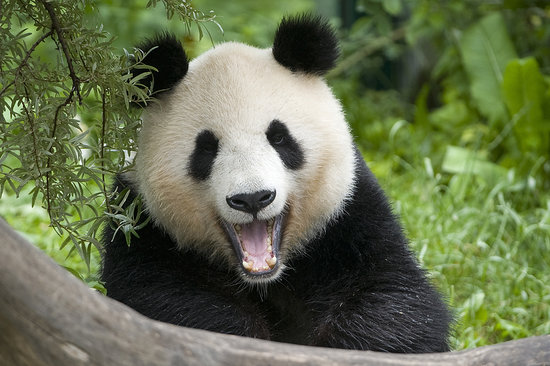
%> input picture tsv/TSV_P7_Ivan_Dominguez/P7imas&code/tiergarten-schonbrunn.jpg, 550 x 366 px
$ octave P7_particion_gris.m   (GNU Octave 9; MATLAB toolbox functions it lacks are replaced by stand-ins)
%> lines starting %> are read from the running program, lines starting %| are printed output that depends on the picture
### tsv/TSV_P7_Ivan_Dominguez/P7imas&code/calcularEnergia.m
function E = calcularEnergia(img)
img=double(img);
E = sum(img(:).^2);
end

### tsv/TSV_P7_Ivan_Dominguez/P7imas&code/drawBlockGrid.m
function drawBlockGrid(blocks, color, lineWidth)
% drawBlockGrid  Dibuja los bordes de bloques rectangulares generados por split & merge.
%
% blocks: celda donde cada elemento es [fila, col, alto, ancho]
% color:  color de la línea, ej. 'r' o [1 0 0]
% lineWidth: grosor de línea

if nargin < 2
    color = 'r';
end
if nargin < 3
    lineWidth = 1.5;
end

hold on;
for k = 1:length(blocks)
    b = blocks{k};
    r = b(1);
    c = b(2);
    h = b(3);
    w = b(4);

    rectangle('Position', [c, r, w, h], ...
              'EdgeColor', color, ...
              'LineWidth', lineWidth);
end
hold off;

end

### tsv/TSV_P7_Ivan_Dominguez/P7_particion_gris.m
%% P7 - Ej Segmentación por Partición

%% limpiar
clear all;
close all;
clc;

%% inicializar
addpath(genpath('./P7imas&code/'));

ejercicio1="Práctica 7 - Ejercicio Particiones";

gray = true; % false;

%% --- Cargar imagen ---
[img, map] = imread('tiergarten-schonbrunn.jpg'); % la imagen es rgb => map = []
%> img is the input picture: size 366x550x3 uint8; mean R, G, B 101.4, 111.2, 78.5
%> map = []
if (gray)
    % pasarla a gris [0..1]
    img = im2double(rgb2gray(img));
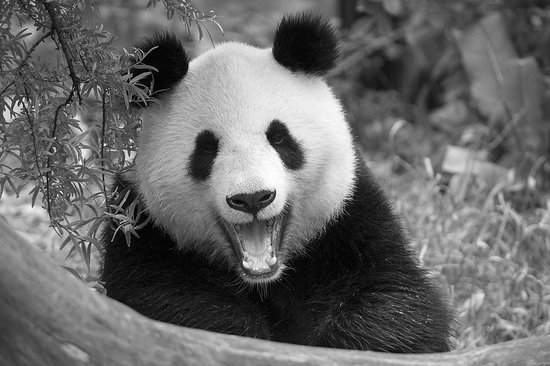
%> img: size 366x550 double; min 0, max 1, mean 0.41
end

[M, N, C] = size(img) ; % fils, cols, channels
%> M = 366; N = 550; C = 1

%% --- Parámetros ---
varThreshold = 0.005*C;   % umbral de varianza para dividir bloques
%> varThreshold = 0.005
minSize = 8;              % tamaño mínimo permitido de cada lado del bloque

%% --- Estructura de bloques: [fila, col, alto, ancho] ---
rootBlock = [1, 1, M, N];
%> rootBlock = [1 1 366 550]

blocks = {};     % lista de bloques finales
queue  = {rootBlock};   % cola para procesar (BFS)
%> queue = {[1 1 366 550]}

%% --- FASE 1: SPLIT ---
while ~isempty(queue)
    blk = queue{1};
    queue(1) = [];   % quitar el primero

    r = blk(1); c = blk(2);
    h = blk(3); w = blk(4);

    if (gray)
        region = img(r:r+h-1, c:c+w-1);
        v = var(double(region(:)));
   end

    % --- Condición para dividir ---
    if v > varThreshold && h > minSize && w > minSize
        % Dividir en 4 rectángulos (rectangulares si w!=h)
        h2 = floor(h/2);
        w2 = floor(w/2);

        % Bloques hijo
        b1 = [r,       c,       h2,       w2];
        b2 = [r,       c+w2,    h2,       w-w2];
        b3 = [r+h2,    c,       h-h2,     w2];
        b4 = [r+h2,    c+w2,    h-h2,     w-w2];

        queue = [queue, {b1, b2, b3, b4}];

    else
        % No dividir → bloque final
        blocks{end+1} = blk;
    end
end
%> this loop made 2793 passes
%> v on passes 1 to 12: 0.0525, 0.0517, 0.0492, 0.0495, 0.0551, 0.0127, 0.0639, 0.0228, 0.0574, 0.0388, 0.0107, 0.0731
%> pass 2, `region = img(r:r+h-1, c:c+w-1);`:
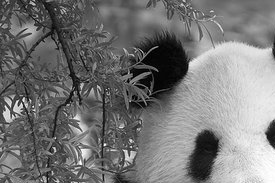
%> region: size 183x275 double; min 0, max 1, mean 0.462
%> pass 3, `region = img(r:r+h-1, c:c+w-1);`:
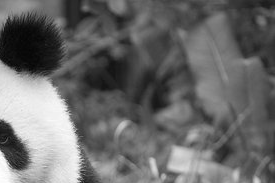
%> region: size 183x275 double; min 0.0157, max 1, mean 0.413

%% --- FASE 2: CALCUALR REPRESENTANTE (variancia) ---
% Convertir a matriz etiquetada para unir regiones similares.
seg = zeros(M, N, C);

for k = 1:length(blocks)

    b = blocks{k};
    r = b(1); c = b(2);
    h = b(3); w = b(4);

    if (gray)
    region = img(r:r+h-1, c:c+w-1);
    seg(r:r+h-1, c:c+w-1) = mean(double(region(:)));  % pinta con promedio
    end

end % blocks
%> this loop made 2095 passes
%> pass 1, `region = img(r:r+h-1, c:c+w-1);`:
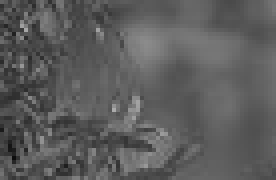
%> region: size 45x69 double (shown 4 times larger); min 0.051, max 0.671, mean 0.361
%> after the loop:
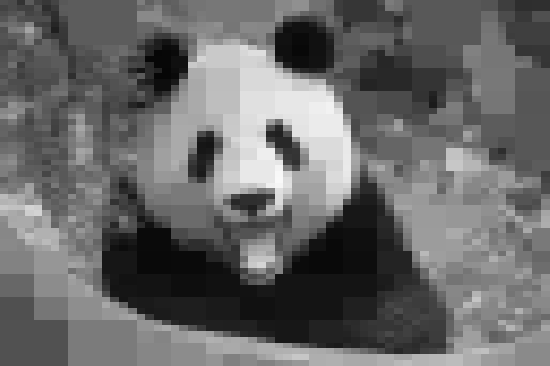
%> seg: size 366x550 double; min 0.0261, max 0.978, mean 0.41

%% --- Mostrar resultados ---
figure('Name', sprintf('%s\numbral_var %.4g min_tam %d ', ejercicio1, varThreshold, minSize));

subplot 231;
imshow(img, []); colorbar; title(sprintf('Imagen original\nE=%.3g', calcularEnergia(img)));

subplot 232;
imshow(seg, []); colorbar; title(sprintf('Segmentación Partición Rectangular\nE=%.3g', calcularEnergia(seg)));

subplot 233;
imshow(img-seg, []); colorbar; title(sprintf('Diferencia\nE=%.3g', calcularEnergia(img-seg)));
%> after `imshow(img-seg, [])`:
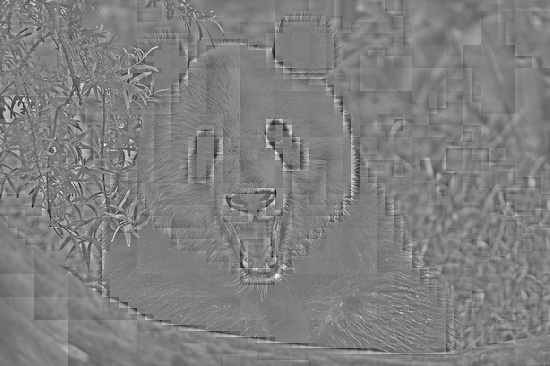
%> displayed picture: size 366x550, on the screen's scale of 0 to 255; min 0, max 255, mean 127.3

subplot 234;
imshow(img, []); colorbar; title('Bloques rectangulares superpuestos');
drawBlockGrid(blocks, 'r', 1);

subplot 235;
imshow(seg, []); colorbar; title('Segmentación + Grid de bloques');
drawBlockGrid(blocks, 'g', 1);

subplot 236;
imshow(img-seg, []); colorbar; title('Diferencia + Grid bloques');
drawBlockGrid(blocks, 'b', 1);
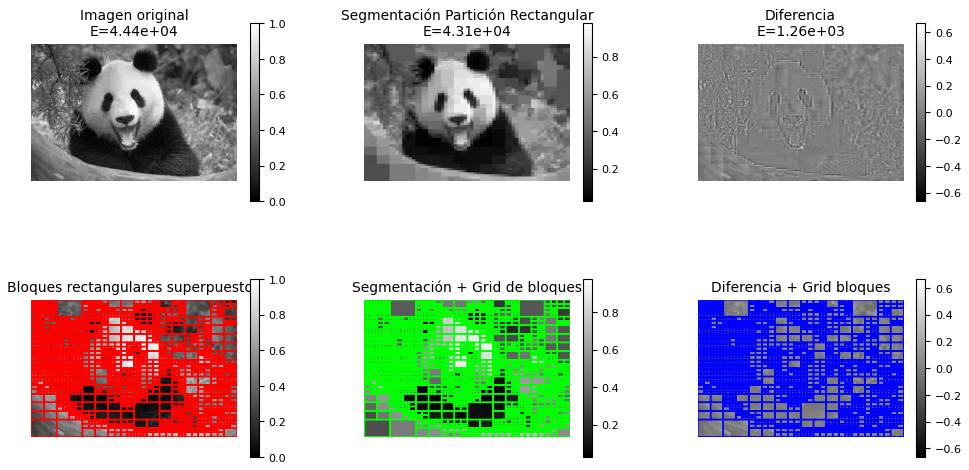
%> figure redrawn from the program's plot data, 6 panels

$ run again, with tsv/TSV_P7_Ivan_Dominguez/P7imas&code/couple.jpg copied over tsv/TSV_P7_Ivan_Dominguez/P7imas&code/tiergarten-schonbrunn.jpg
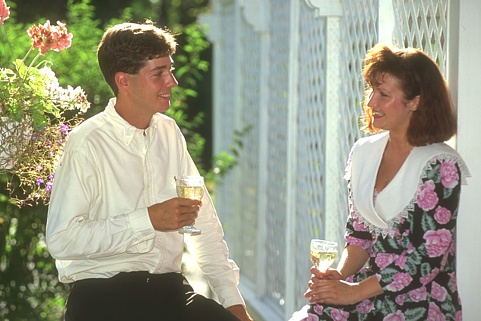
%> input picture tsv/TSV_P7_Ivan_Dominguez/P7imas&code/couple.jpg, 481 x 321 px
%> img is the input picture: size 321x481x3 uint8; mean R, G, B 154.5, 154.6, 134.8
%> map = []
%> `img = im2double(rgb2gray(img));`:
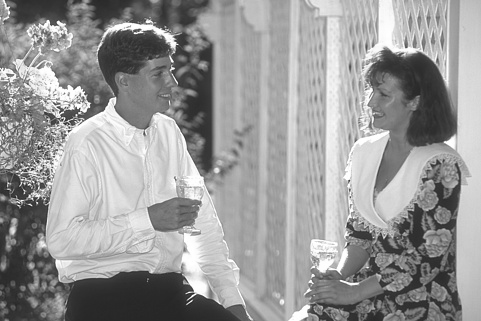
%> img: size 321x481 double; min 0.122, max 1, mean 0.597
%> the loop `while ~isempty(queue)` made 3129 passes
%> v on passes 1 to 8: 0.0534, 0.0532, 0.0381, 0.0744, 0.04, 0.0503, 0.0399, 0.0496
%> after the loop `while ~isempty(queue)`: b1 = [311 451 5 7]; b2 = [311 458 5 8]; b3 = [316 451 6 7]; b4 = [316 458 6 8]; blocks = 2347 items; h2 = 5; queue = {}; region = [0.439 0.396 0.404 0.455 0.498 0.639 0.702 0.698; 0.455 0.412 0.455 0.518 0.502 0.631 0.702 0.694; 0.435 0.427 0.498 0.518 0.475 0.631 0.694 0.686; 0.412 0.408 0.482 0.478 0.447 0.627 0.682 0.678; 0.408 0.392 0.443 0.447 0.435 0.616 0.686 0.675; 0.404 0.424 0.447 0.475 0.459 0.616 0.678 0.678]; v = 0.0127; w2 = 7
%> `imshow(img-seg, [])`:
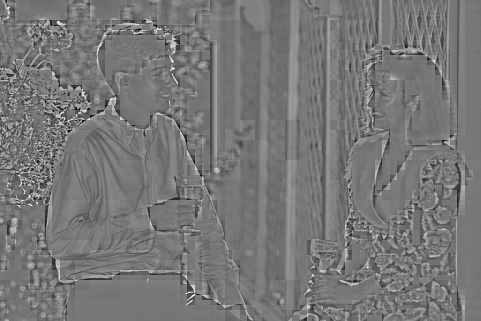
%> displayed picture: size 321x481, on the screen's scale of 0 to 255; min 0, max 255, mean 119.2
